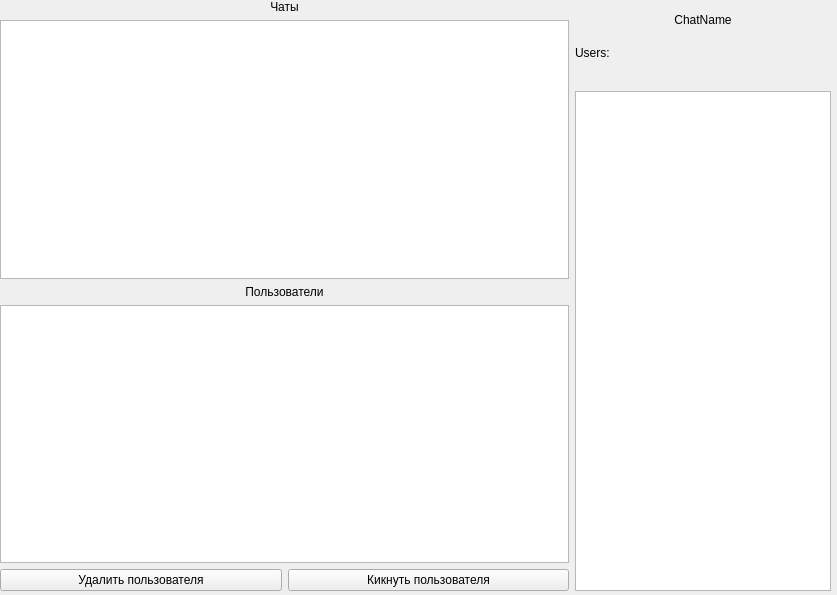
<?xml version="1.0" encoding="UTF-8"?>
<ui version="4.0">
 <class>ServerGUIWindow</class>
 <widget class="QMainWindow" name="ServerGUIWindow">
  <property name="geometry">
   <rect>
    <x>0</x>
    <y>0</y>
    <width>837</width>
    <height>595</height>
   </rect>
  </property>
  <property name="windowTitle">
   <string>MainWindow</string>
  </property>
  <property name="autoFillBackground">
   <bool>false</bool>
  </property>
  <widget class="QWidget" name="centralwidget">
   <widget class="QWidget" name="horizontalLayoutWidget_2">
    <property name="geometry">
     <rect>
      <x>0</x>
      <y>0</y>
      <width>831</width>
      <height>591</height>
     </rect>
    </property>
    <layout class="QHBoxLayout" name="horizontalLayout_2">
     <item>
      <layout class="QVBoxLayout" name="verticalLayout">
       <item>
        <widget class="QLabel" name="label_2">
         <property name="layoutDirection">
          <enum>Qt::LayoutDirection::LeftToRight</enum>
         </property>
         <property name="text">
          <string>Чаты</string>
         </property>
         <property name="alignment">
          <set>Qt::AlignmentFlag::AlignCenter</set>
         </property>
        </widget>
       </item>
       <item>
        <widget class="QListWidget" name="chatsList"/>
       </item>
       <item>
        <widget class="QLabel" name="label">
         <property name="layoutDirection">
          <enum>Qt::LayoutDirection::LeftToRight</enum>
         </property>
         <property name="text">
          <string>Пользователи</string>
         </property>
         <property name="alignment">
          <set>Qt::AlignmentFlag::AlignCenter</set>
         </property>
        </widget>
       </item>
       <item>
        <widget class="QListWidget" name="usersList"/>
       </item>
       <item>
        <layout class="QHBoxLayout" name="horizontalLayout">
         <item>
          <widget class="QPushButton" name="user_delete">
           <property name="text">
            <string>Удалить пользователя</string>
           </property>
          </widget>
         </item>
         <item>
          <widget class="QPushButton" name="user_kick">
           <property name="text">
            <string>Кикнуть пользователя</string>
           </property>
          </widget>
         </item>
        </layout>
       </item>
      </layout>
     </item>
     <item>
      <layout class="QVBoxLayout" name="verticalLayout_2">
       <item>
        <widget class="QLabel" name="chat_name">
         <property name="text">
          <string>ChatName</string>
         </property>
         <property name="alignment">
          <set>Qt::AlignmentFlag::AlignCenter</set>
         </property>
        </widget>
       </item>
       <item>
        <widget class="QLabel" name="users_in_chat">
         <property name="text">
          <string>Users:</string>
         </property>
         <property name="alignment">
          <set>Qt::AlignmentFlag::AlignLeading|Qt::AlignmentFlag::AlignLeft|Qt::AlignmentFlag::AlignTop</set>
         </property>
        </widget>
       </item>
       <item>
        <widget class="QTextEdit" name="textEdit">
         <property name="sizePolicy">
          <sizepolicy hsizetype="Minimum" vsizetype="MinimumExpanding">
           <horstretch>0</horstretch>
           <verstretch>0</verstretch>
          </sizepolicy>
         </property>
         <property name="maximumSize">
          <size>
           <width>16777215</width>
           <height>500</height>
          </size>
         </property>
         <property name="readOnly">
          <bool>true</bool>
         </property>
        </widget>
       </item>
      </layout>
     </item>
    </layout>
   </widget>
  </widget>
 </widget>
 <resources/>
 <connections/>
</ui>
